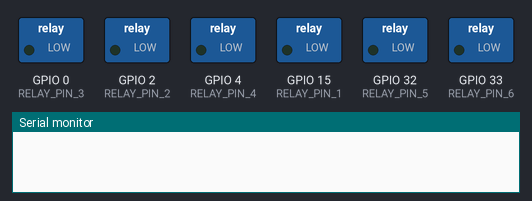
The sketch below on a simulated ESP32. Parts: switched loads named in the sketch (green lamp = pin HIGH), the last lines printed to the serial monitor. WiFi joins after 1.5 s; servers stay silent unless stated; uploads are accepted with an empty reply.

Above: at 0.1 s.
At 2.1 s:
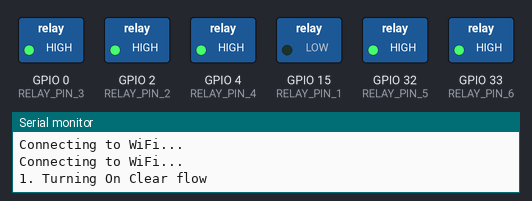
At 3.1 s:
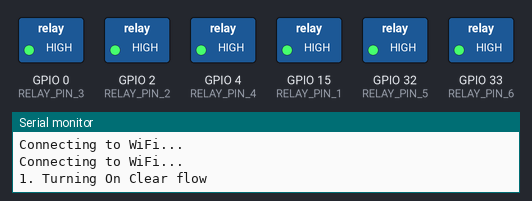
At 11.1 s:
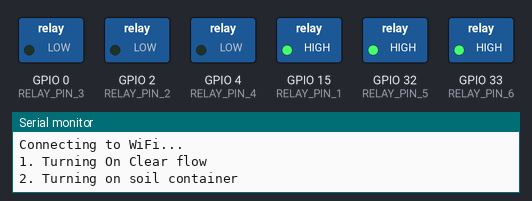
At 23.1 s:
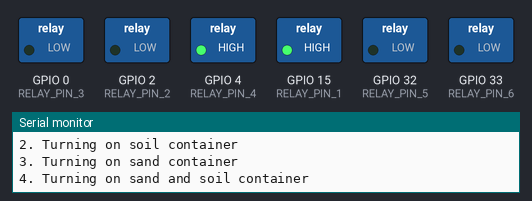
At 37.3 s:
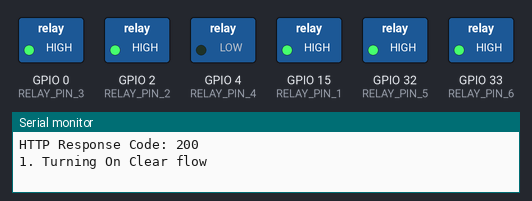
Timing chart, 0 to 40.0 s (numbered marks = the images above):
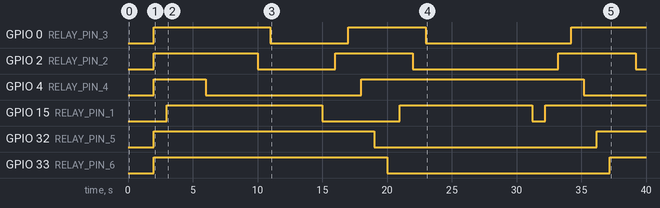

The sketch:

relay_codes.ino
```cpp
#include <WiFi.h>
#include <HTTPClient.h>

#define RELAY_PIN_1 15
#define RELAY_PIN_2 2
#define RELAY_PIN_3 0
#define RELAY_PIN_4 4
#define RELAY_PIN_5 32
#define RELAY_PIN_6 33
#define RELAY_PIN_7 25
#define RELAY_PIN_8 26

const char *ssid = "SCRC_LAB_IOTT";
const char *password = "Scrciiith@123";

#define CSE_IP    "10.3.1.117"
#define CSE_PORT  8200
#define HTTPS  false
#define OM2M_ORGIN  "admin:admin"
#define OM2M_MN  "/~/in-cse/in-name/"
#define OM2M_AE   "AE-DT"
#define OM2M_DATA_CONT "DT-1/Data"

WiFiClient client;
HTTPClient http;
String data;
void setup()
{
  Serial.begin(115200);
  WiFi.begin(ssid, password);
  // pinMode(13, OUTPUT);

  while (WiFi.status() != WL_CONNECTED) {
    delay(1000);
    Serial.println("Connecting to WiFi...");
  }

  pinMode(RELAY_PIN_1, OUTPUT);
  digitalWrite(RELAY_PIN_1, HIGH);
  pinMode(RELAY_PIN_2, OUTPUT);
  digitalWrite(RELAY_PIN_2, HIGH);
  pinMode(RELAY_PIN_3, OUTPUT);
  digitalWrite(RELAY_PIN_3, HIGH);
  pinMode(RELAY_PIN_4, OUTPUT);
  digitalWrite(RELAY_PIN_4, HIGH);
  pinMode(RELAY_PIN_5, OUTPUT);
  digitalWrite(RELAY_PIN_5, HIGH);
  pinMode(RELAY_PIN_6, OUTPUT);
  digitalWrite(RELAY_PIN_6, HIGH);
}

void case1() //00
{
  Serial.println("1. Turning On Clear flow");

  digitalWrite(RELAY_PIN_1, LOW);
  delay(1000);
  digitalWrite(RELAY_PIN_1, HIGH);
  delay(1000);
  digitalWrite(RELAY_PIN_2, HIGH);
  delay(1000);
  digitalWrite(RELAY_PIN_3, HIGH);
  delay(1000);
  digitalWrite(RELAY_PIN_4, LOW);
  delay(1000);
  digitalWrite(RELAY_PIN_5, HIGH);
  delay(1000);
  digitalWrite(RELAY_PIN_6, HIGH);
  delay(1000);

  data = "[" + String(1) + "," + String(0) + "," + String(0) + "," + String(1) + "," + String(0) + "," + String(0) + "]";
}

void case2() //10
{
  Serial.println("2. Turning on soil container");
  digitalWrite(RELAY_PIN_1, HIGH);
  delay(1000);
  digitalWrite(RELAY_PIN_2, LOW);
  delay(1000);
  digitalWrite(RELAY_PIN_3, LOW);
  delay(1000);
  digitalWrite(RELAY_PIN_4, LOW);
  delay(1000);
  digitalWrite(RELAY_PIN_5, HIGH);
  delay(1000);
  digitalWrite(RELAY_PIN_6, HIGH);
  delay(1000);

  data = "[" + String(0) + "," + String(1) + "," + String(1) + "," + String(1) + "," + String(0) + "," + String(0) + "]";

}

void case3() //01
{
  Serial.println("3. Turning on sand container");
  digitalWrite(RELAY_PIN_1, LOW);
  delay(1000);
  digitalWrite(RELAY_PIN_2, HIGH);
  delay(1000);
  digitalWrite(RELAY_PIN_3, HIGH);
  delay(1000);
  digitalWrite(RELAY_PIN_4, HIGH);
  delay(1000);
  digitalWrite(RELAY_PIN_5, LOW);
  delay(1000);
  digitalWrite(RELAY_PIN_6, LOW);
  delay(1000);

  data = "[" + String(1) + "," + String(0) + "," + String(0) + "," + String(0) + "," + String(1) + "," + String(1) + "]";
}

void case4() //11
{
  Serial.println("4. Turning on sand and soil container");
  digitalWrite(RELAY_PIN_1, HIGH);
  delay(1000);
  digitalWrite(RELAY_PIN_2, LOW);
  delay(1000);
  digitalWrite(RELAY_PIN_3, LOW);
  delay(1000);
  digitalWrite(RELAY_PIN_4, HIGH);
  delay(1000);
  digitalWrite(RELAY_PIN_5, LOW);
  delay(1000);
  digitalWrite(RELAY_PIN_6, LOW);
  delay(1000);

  data = "[" + String(0) + "," + String(1) + "," + String(1) + "," + String(0) + "," + String(1) + "," + String(1) + "]";
}
void post_onem2m() {

  String server = "http://" + String(CSE_IP) + ":" + String(CSE_PORT) + String(OM2M_MN);

  http.begin(client, server + OM2M_AE + "/" + OM2M_DATA_CONT);
  http.addHeader("X-M2M-Origin", OM2M_ORGIN);
  http.addHeader("Content-Type", "application/json;ty=4");

  String req_data = String() + "{\"m2m:cin\": {"
                    + "\"con\": \"" + data + "\","
                    + "\"rn\": \"" + "cin_" + String(millis()) + "\","
                    + "\"cnf\": \"text\""
                    + "}}";

  Serial.println("Server URL: " + server);
  Serial.println("Request Data: " + req_data);

  int code = http.POST(req_data);
  http.end();
  Serial.println("HTTP Response Code: " + String(code));
  delay(1000);
}

void loop()
{
  case1();
  case2();
  case3();
  case4();
  post_onem2m();
  delay(3000);
}
```

Measured:
- by itself, GPIO 0 (RELAY_PIN_3): HIGH → LOW at 11.0 s, → HIGH 6.0 s later, → LOW 6.0 s later, → HIGH 11.2 s later
- by itself, GPIO 2 (RELAY_PIN_2): goes LOW 6.0 s, HIGH 6.0 s, LOW 11.2 s, HIGH 6.0 s, then LOW
- by itself, GPIO 4 (RELAY_PIN_4): HIGH → LOW at 6.0 s, → HIGH 12.0 s later, → LOW 17.2 s later
- by itself, GPIO 15 (RELAY_PIN_1): goes HIGH 12.0 s, LOW 6.0 s, HIGH 10.2 s, LOW 1.0 s, then HIGH
- by itself, GPIO 32 (RELAY_PIN_5): HIGH → LOW at 19.0 s, → HIGH 17.2 s later
- by itself, GPIO 33 (RELAY_PIN_6): HIGH → LOW at 20.0 s, → HIGH 17.2 s later
